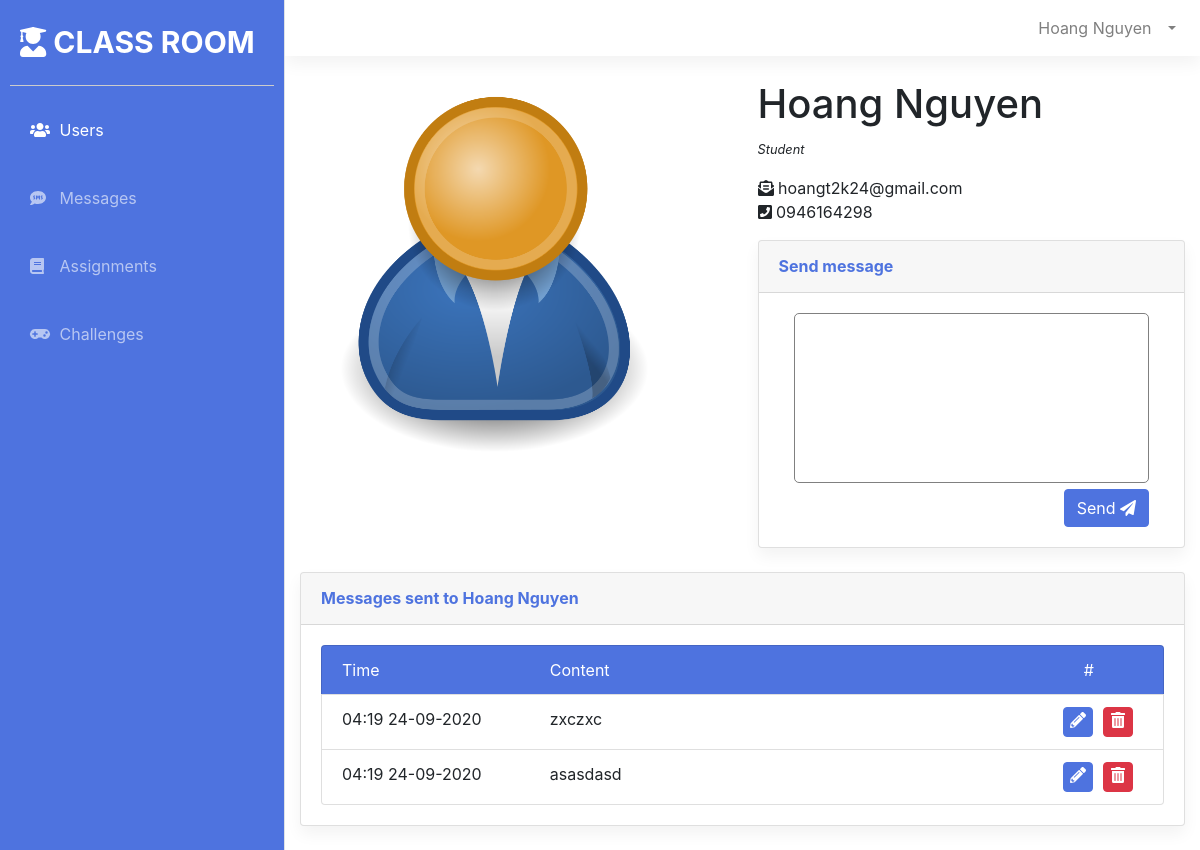
The page /public/views/DetailUser.php?userid=12 (signed in) on the database its author committed.
### tables this page shows
CREATE TABLE `Users` (
  `UserID` int(11) NOT NULL,
  `UserName` text NOT NULL,
  `Password` text NOT NULL,
  `FullName` text NOT NULL,
  `PhoneNumber` text NOT NULL,
  `Email` text NOT NULL,
  `Role` int(11) NOT NULL
);

CREATE TABLE `Messages` (
  `MessageID` int(11) NOT NULL,
  `Content` text NOT NULL,
  `CreateDate` datetime NOT NULL,
  `SendID` int(11) NOT NULL,
  `ReceiveID` int(11) NOT NULL,
  `Seen` tinyint(1) NOT NULL
);

### admin/dbconnect/dbconnection.php (called while the page is built, shortened)
<?php
class DBConnect {
    function InitConnect() {
        $DB_SERVER='127.0.0.1';
        $DB_USERNAME='root';
        $DB_PASSWORD='cTSChE86a7u8';
        $DB_NAME='StudentManagement';
        $link = mysqli_connect($DB_SERVER, $DB_USERNAME, $DB_PASSWORD, $DB_NAME);
        return $link;
    }
}

### admin/controllers/UserController.php (called while the page is built, shortened)
<?php
require_once '../../admin/dbconnect/dbconnection.php';
require_once '../../admin/models/User.php';
class UserController
{
    private $link;
    function __construct()
    {
        $dbconnect = new DBConnect();
        $this->link = $dbconnect->InitConnect();
    }
    function GetUserById($userId)
    {
        $sql = "SELECT * FROM Users WHERE UserID={$userId}";
        if ($stmt = mysqli_prepare($this->link, $sql)) {
            if (mysqli_stmt_execute($stmt)) {
                mysqli_stmt_store_result($stmt);
                if (mysqli_stmt_num_rows($stmt) == 1) {
                    mysqli_stmt_bind_result($stmt, $id, $username, $password, $fullname, $phonenumber, $email, $role);
                    if (mysqli_stmt_fetch($stmt)) {
                        $user = new User();
                        $user->setUserID($id);
                        $user->setUserName($username);
                        $user->setPassword($password);
                        $user->setFullName($fullname);
                        $user->setPhoneNumber($phonenumber);
                        $user->setEmail($email);
                        $user->setRole($role);
                        return $user;
                    }
                } else {
                    mysqli_stmt_close($stmt);
                    return null;
                }
            } else {
                mysqli_stmt_close($stmt);
                return null;
            }
        }
    }
}

### admin/models/User.php (called while the page is built, shortened)
<?php
class User {
    private $UserID;
    private $FullName;
    private $PhoneNumber;
    private $Email;
    private $Role;
    function getRole() {
        return $this->Role;
    }
    function setRole($Role): void {
        $this->Role = $Role;
    }
    function getFullName() {
        return $this->FullName;
    }
    function getPhoneNumber() {
        return $this->PhoneNumber;
    }
    function getEmail() {
        return $this->Email;
    }
    function getUserID() {
        return $this->UserID;
    }
    function setUserID($UserID): void {
        $this->UserID = $UserID;
    }
    function setFullName($FullName): void {
        $this->FullName = $FullName;
    }
    function setPhoneNumber($PhoneNumber): void {
        $this->PhoneNumber = $PhoneNumber;
    }
    function setEmail($Email): void {
        $this->Email = $Email;
    }
}

### admin/controllers/MessageController.php (called while the page is built, shortened)
<?php
require_once '../../admin/dbconnect/dbconnection.php';
require_once '../../admin/models/Message.php';
class MessageController
{
    private $link;
    function __construct()
    {
        $dbconnect = new DBConnect();
        $this->link = $dbconnect->InitConnect();
    }
    function GetSentMessages($sendid, $receiveid)
    {
        $messageList = [];
        $sql = "SELECT * FROM Messages WHERE SendID={$sendid} AND ReceiveID={$receiveid} ORDER BY CreateDate DESC";
        $rs = $this->link->query($sql);
        if ($rs->num_rows > 0) {
            while ($row = $rs->fetch_assoc()) {
                $mess = new Message();
                $mess->setMessageID($row["MessageID"]);
                $mess->setContent($row["Content"]);
                $mess->setCreateDate(date("H:i  d-m-Y", strtotime($row["CreateDate"])));
                $mess->setSeen($row["Seen"]);
                array_push($messageList, $mess);
            }
        }
        return $messageList;
    }
}

### admin/models/Message.php (called while the page is built, shortened)
<?php
class Message
{
    private $MessageID;
    private $Content;
    private $CreateDate;
    function getMessageID()
    {
        return $this->MessageID;
    }
    function getContent()
    {
        return $this->Content;
    }
    function getCreateDate()
    {
        return $this->CreateDate;
    }
    function setMessageID($MessageID): void
    {
        $this->MessageID = $MessageID;
    }
    function setContent($Content): void
    {
        $this->Content = $Content;
    }
    function setCreateDate($CreateDate): void
    {
        $this->CreateDate = $CreateDate;
    }
}

### public/views/DetailUser.php (the view, shortened to what this page needs)
<?php
require_once '../../admin/controllers/UserController.php';
require_once '../../admin/models/User.php';
require_once '../../admin/controllers/MessageController.php';
require_once '../../admin/models/Message.php';
if ($_SERVER["REQUEST_METHOD"] == "GET") {
    $userId = $_GET["userid"];
    $controller = new UserController();
    $rs = $controller->GetUserById($userId);
}
?>
<!DOCTYPE html>
<html lang="en">
<head>
    <link href="../lib/bootstrap/css/bootstrap.min.css" rel="stylesheet" type="text/css">
    <link href="../css/sidebar.css" rel="stylesheet">
    <link href="../css/detailuser.css" rel="stylesheet">
</head>
<body>
    <div class="d-flex" id="wrapper">
        <?php include 'commons/Sidebar.php' ?>
        <div id="page-content-wrapper">
            <div id="content-wrapper" class="d-flex flex-column">
                <div id="content">
                    <?php include 'commons/Navtop.php' ?>
                    <div class="container">
                        <div class="row">
                            <div class="col">
                                <img style="width: 91%;" src="../assets/images/user_icon.png" alt="" class="img-rounded img-responsive" />
                            </div>
                            <div class="col">
                                <blockquote>
                                    <h1><?php echo $rs->getFullName() ?></h1> <small><cite title="Source Title">
                                        <?php
                                        if($rs->getRole() == 2){
                                            echo "Teacher";
                                        }
                                        else{
                                            echo "Student";
                                        }
                                        ?>
                                    </cite></small>
                                </blockquote>
                                <p>
                                    <i class="fas fa-envelope-open-text"></i> <?php echo $rs->getEmail() ?>
                                    <br /> <i class="fas fa-phone-square"></i> <?php echo $rs->getPhoneNumber() ?>
                                </p>
                                <div class="card shadow mb-4">
                                    <div class="card-header py-3">
                                        <h6 class="m-0 font-weight-bold">Send message</h6>
                                    </div>
                                    <div class="card-body">
                                        <form action="../controllers/SendMessageController.php" method="POST">
                                            <div class="col">
                                                <textarea name="message" required></textarea>
                                            </div>
                                            <div class="col">
                                                <button style="float: right;" class="btn btn-primary" type="submit">Send <i class="fas fa-paper-plane"></i></button>
                                            </div>
                                        </form>
                                    </div>
                                </div>
                            </div>
                        </div>
                    </div>
                    <div class="container">
                        <div class="card shadow mb-4">
                            <div class="card-header py-3">
                                <h6 class="m-0 font-weight-bold">Messages sent to <?php echo $rs->getFullName() ?></h6>
                            </div>
                            <div class="card-body">
                                <ul class="list-group">
                                    <li class='list-group-item' style="color: white; background-color: #4e73df">
                                        <div class='row'>
                                            <div class='col-3'>Time</div>
                                            <div class='col-sm-7'>Content</div>
                                            <div class="col-2" style="text-align: center">#</div>
                                        </div>
                                    </li>
                                    <?php
                                    $messController = new MessageController();
                                    $messList = $messController->GetSentMessages($_SESSION["id"], $rs->getUserID());
                                    if (sizeof($messList) == 0) {
                                        echo "<li class='list-group-item'>
                                                No message sent
                                            </li>";
                                    } else {
                                        foreach ($messList as $mess) {
                                            echo "<li class='list-group-item'>
                                                    <div class='row'>
                                                        <div class='col-3'>{$mess->getCreateDate()}</div>
                                                        <div messid='{$mess->getMessageID()}' class='col-sm-7'>{$mess->getContent()}</div>
                                                        <div class='col-2'>
                                                            <a messid='{$mess->getMessageID()}' userid='{$userId}' data-toggle='modal' data-target='#deleteMessModal' href='#' class='btn btn-danger delete-mess'><i class='fas fa-trash-alt'></i></a>
                                                            <a class='btn btn-primary edit-mess' messid='{$mess->getMessageID()}' content='{$mess->getContent()}' data-toggle='modal' data-target='#editMessModal' href='#'><i class='fas fa-pencil-alt'></i></a>
                                                        </div>
                                                    </div>
                                                </li>";
                                        }
                                    }
                                    ?>
                                </ul>
                            </div>
                        </div>
                    </div>
                </div>
            </div>
        </div>
    </div>
</body>
</html>

### public/css/sidebar.css (style rules this page uses)
:root { --main-bg-color: #4e73df; }
#wrapper { overflow-x: hidden; }
#page-content-wrapper { min-width: 100vw; margin-left: 285px; }
@media (min-width: 768px) { #page-content-wrapper { min-width: 0; width: 100%; } }
.shadow { box-shadow: 0 0.5rem 1rem rgba(0, 0, 0, 0.05) !important; }
body { font-size: 16px!important; font-family: "Nunito", -apple-system,system-ui,BlinkMacSystemFont,"Segoe UI",Roboto,"Helvetica Neue",Arial,sans-serif, "Apple Color Emoji","Segoe UI Emoji","Segoe UI Symbol","Noto Color Emoji"; }
.btn { font-size: 16px!important; }
.card-header h6 { color: var(--main-bg-color); }
.btn-primary { background-color: var(--main-bg-color); outline-color: var(--main-bg-color); border: 1px solid var(--main-bg-color); }

### public/css/detailuser.css (style rules this page uses)
textarea[name="message"] { width: 100%; height: 170px; border-radius: 5px; border-color: gray; outline: none; resize: none; }
.list-group-item a { width: 30px; height: 30px; margin: 0; padding: 0; font-size: 20px; float: right; color: white!important; margin-right: 10px; }

### rows shown on the page
users: FullName "Hoang Nguyen", Email "hoangt2k24@gmail.com", PhoneNumber "0946164298"
messages: CreateDate "04:19 24-09-2020", Content "zxczxc"
messages: CreateDate "04:19 24-09-2020", Content "asasdasd"

### other values the page prints
$_SESSION["fullname"] "Hoang Nguyen"
